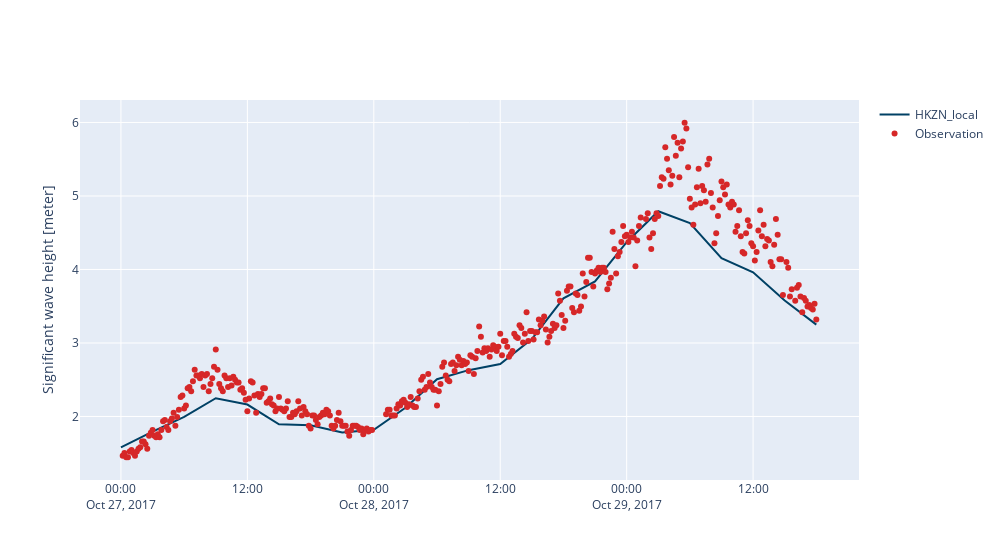

The notebook cell saved with this chart:
### Code cell
cc["HKNA"].plot_timeseries(backend='plotly', width=1000)

### Figure 1 — Plotly figure (JSON) as saved in the notebook; plotly's stock layout.template omitted (floating-point values rounded to 4 significant figures; data arrays with more than 128 entries replaced by an {"elided": "..."} marker saying what was removed)
{"data": [{"line": {"color": "#004165"}, "name": "HKZN_local", "type": "scatter", "x": ["2017-10-27T00:00:00", "2017-10-27T03:00:00", "2017-10-27T06:00:00", "2017-10-27T09:00:00", "2017-10-27T12:00:00", "2017-10-27T15:00:00", "2017-10-27T18:00:00", "2017-10-27T21:00:00", "2017-10-28T00:00:00", "2017-10-28T03:00:00", "2017-10-28T06:00:00", "2017-10-28T09:00:00", "2017-10-28T12:00:00", "2017-10-28T15:00:00", "2017-10-28T18:00:00", "2017-10-28T21:00:00", "2017-10-29T00:00:00", "2017-10-29T03:00:00", "2017-10-29T06:00:00", "2017-10-29T09:00:00", "2017-10-29T12:00:00", "2017-10-29T15:00:00", "2017-10-29T18:00:00"], "y": [1.58, 1.795, 1.993, 2.248, 2.162, 1.893, 1.881, 1.782, 1.82, 2.119, 2.506, 2.63, 2.713, 3.053, 3.607, 3.837, 4.371, 4.792, 4.63, 4.153, 3.961, 3.578, 3.25]}, {"marker": {"color": "#d62728"}, "mode": "markers", "name": "Observation", "type": "scatter", "x": {"elided": "385 str values"}, "y": {"elided": "385 float values"}}], "layout": {"title": {}, "width": 1000, "yaxis": {"title": {"text": "Significant wave height [meter]"}}}}
